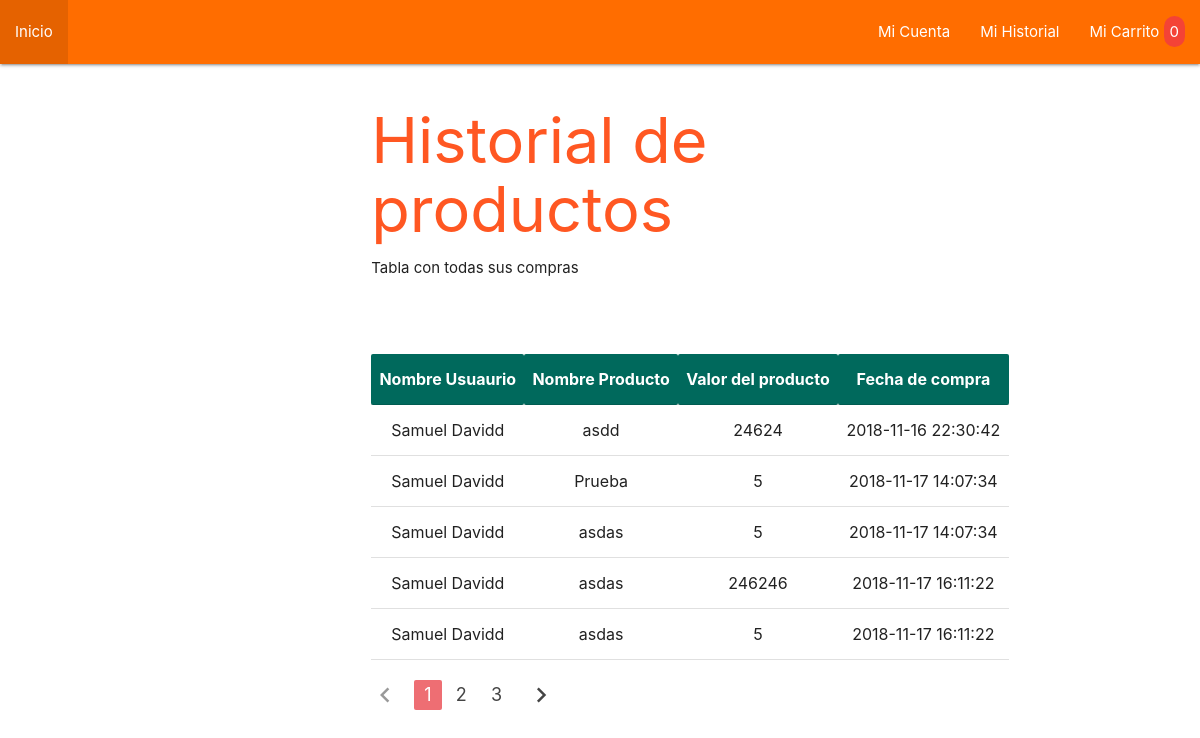
The app's page /historial (signed in) with its own data.
### tables this page shows
CREATE TABLE `ventas` (
  `id` int(10) UNSIGNED NOT NULL,
  `fecha` timestamp NOT NULL DEFAULT CURRENT_TIMESTAMP,
  `medio_pago_id` int(10) UNSIGNED NOT NULL,
  `producto_id` int(10) UNSIGNED NOT NULL,
  `usuario_id` int(10) UNSIGNED NOT NULL,
  `valor_total` int(11) NOT NULL
);

CREATE TABLE `usuarios` (
  `id` int(10) UNSIGNED NOT NULL,
  `apellido` varchar(100) NOT NULL,
  `cedula` int(11) NOT NULL,
  `celular` varchar(30) NOT NULL,
  `ciudad` varchar(50) NOT NULL,
  `contrasena` varchar(150) NOT NULL,
  `correo` varchar(150) NOT NULL,
  `direccion` varchar(100) NOT NULL,
  `nombre` varchar(100) NOT NULL,
  `rol_id` int(10) UNSIGNED NOT NULL
);

CREATE TABLE `productos` (
  `id` int(10) UNSIGNED NOT NULL,
  `codigo` varchar(80) NOT NULL,
  `nombre` varchar(100) NOT NULL,
  `precio` int(11) NOT NULL,
  `cantidad` int(11) NOT NULL,
  `oferta` int(11) NOT NULL,
  `tamano` varchar(100) NOT NULL,
  `tipo_producto` varchar(100) NOT NULL,
  `imagen` varchar(150) NOT NULL,
  `activo` tinyint(1) NOT NULL
);

### modelos/Venta.php (called while the page is built, shortened)
<?php
require_once '../configuracion/conexion_db.php';
class Venta
{
    public static $tablaConsulta = 'ventas';
	public static $consultasDonde = '';
	public static $numeroConsultasDonde = 0;
	public static $consultaJoin = '';
	public static $numeroConsultasJoin = 0;
	public static $consultaSelect = 'SELECT * FROM ventas ';
	public static $consultaLimite = '';
	public static $consultaOrdenar = '';
	public static function donde($campo, $comparador, $operador = null)
	{
		if ($operador == null) {
			$operador = '=';
		} else {
			$cambioVariable = $operador;
			$operador = $comparador;
			$comparador = $cambioVariable;
		}
		if (static::$numeroConsultasDonde == 0) {
			static::$consultasDonde = ' WHERE ' . $campo . ' ' . $operador . ' "' . $comparador . '" ';
			static::$numeroConsultasDonde++;
		} else {
			static::$consultasDonde .= ' AND ' . $campo . ' ' . $operador . ' "' . $comparador . '" ';
		}
		return new static;
	}
	public static function seleccionar($campos)
	{
		static::$consultaSelect = "SELECT $campos FROM ". static::$tablaConsulta;
		return new static;
	}
	public static function unir($tablaOrigen, $tablaUnir, $campoReferencia, $campoOriginal)
	{
		if (static::$numeroConsultasJoin == 0) {
			static::$consultaJoin = " INNER JOIN $tablaUnir ON $tablaOrigen.$campoReferencia = $tablaUnir.$campoOriginal ";
			static::$numeroConsultasJoin++;
		} else {
			static::$consultaJoin .= " INNER JOIN $tablaUnir ON $tablaOrigen.$campoReferencia = $tablaUnir.$campoOriginal ";
		}
		return new static;
	}
	public static function limite($inicio = 0, $limite)
	{
		static::$consultaLimite = " LIMIT $inicio, $limite";
		return new static;
	}
	public static function resultado()
	{
		$lista_ventas = [];
		$conexion = new Conexion;
		$sql = static::$consultaSelect . static::$consultaJoin . static::$consultaOrdenar . static::$consultasDonde . static::$consultaLimite;
		$resultado = $conexion->conn->query($sql);
		while ( $venta = $resultado->fetch_assoc() ) {
			$ventasTemporal = new Venta();
			$ventasTemporal->id 	 	 	 = ( isset($venta['id']) ? $venta['id'] : '');
			$ventasTemporal->fecha 	 	 	 = ( isset($venta['fecha']) ? $venta['fecha'] : '');
            $ventasTemporal->medio_pago_id 	 = ( isset($venta['medio_pago_id']) ? $venta['medio_pago_id'] : '');
			$ventasTemporal->producto_id	 = ( isset($venta['producto_id']) ? $venta['producto_id'] : '');
			$ventasTemporal->usuario_id	 	 = ( isset($venta['usuario_id']) ? $venta['usuario_id'] : '');
			$ventasTemporal->valor_total	 = ( isset($venta['valor_total']) ? $venta['valor_total'] : '');
			if( isset($venta['nombreUsuario']) ) {
				$usuarioTemporal = new Usuario;
				$usuarioTemporal->apellido 	 = ( isset($venta['apellido']) ? $venta['apellido'] : '');
				$usuarioTemporal->cedula	 = ( isset($venta['cedula']) ? $venta['cedula'] : '');
				$usuarioTemporal->celular 	 = ( isset($venta['celular']) ? $venta['celular'] : '');
				$usuarioTemporal->ciudad 	 = ( isset($venta['ciudad']) ? $venta['ciudad'] : '');
				$usuarioTemporal->correo 	 = ( isset($venta['correo']) ? $venta['correo'] : '');
				$usuarioTemporal->direccion	 = ( isset($venta['direccion']) ? $venta['direccion'] : '');
				$usuarioTemporal->nombre 	 = ( isset($venta['nombreUsuario']) ? $venta['nombreUsuario'] : '');
				$usuarioTemporal->rol_id 	 = ( isset($venta['rol_id']) ? $venta['rol_id'] : '');
				$usuarioTemporal->rol 	 	 = ( isset($venta['rol']) ? $venta['rol'] : '');
				$ventasTemporal->usuario = $usuarioTemporal;
			}
			if( isset($venta['nombreProducto']) ) {
                $productoTemporal = new Producto();
                $productoTemporal->id 	 	      = ( isset($venta['id']) ? $venta['id'] : '');
                $productoTemporal->activo 	      = ( isset($venta['activo']) ? $venta['activo'] : '');
                $productoTemporal->codigo	      = ( isset($venta['codigo']) ? $venta['codigo'] : '');
                $productoTemporal->imagen 	      = ( isset($venta['imagen']) ? $venta['imagen'] : '');
                $productoTemporal->nombre 	      = ( isset($venta['nombreProducto']) ? $venta['nombreProducto'] : '');
                $productoTemporal->oferta         = ( isset($venta['oferta']) ? $venta['oferta'] : '');
                $productoTemporal->precio 	      = ( isset($venta['precio']) ? $venta['precio'] : '');
                $productoTemporal->tamano	      = ( isset($venta['tamano']) ? $venta['tamano'] : '');
                $productoTemporal->tipo_producto  = ( isset($venta['tipo_producto']) ? $venta['tipo_producto'] : '');
                $productoTemporal->cantidad	      = ( isset($venta['cantidad']) ? $venta['cantidad'] : '');
				$ventasTemporal->producto = $productoTemporal;
			}
            if( isset($venta['medio']) ) {
    			$medioTemporal = new MedioPago;
    			$medioTemporal->id 	     = ( isset($venta['id']) ? $venta['id'] : '');
    			$medioTemporal->medio 	 = ( isset($venta['medio']) ? $venta['medio'] : '');
				$ventasTemporal->medio_pago = $medioTemporal;
			}
			$lista_ventas[] = $ventasTemporal;
		}
		static::$consultasDonde = '';
		static::$numeroConsultasDonde = 0;
		static::$consultaJoin = '';
		static::$numeroConsultasJoin = 0;
		static::$consultaSelect = 'SELECT * FROM ventas ';
		static::$consultaOrdenar = '';
		static::$consultaLimite = '';
		return $lista_ventas;
	}
}

### configuracion/conexion_db.php (called while the page is built, shortened)
<?php
class Conexion{
    function __construct(){
        $this->conn = new mysqli(servidor, servidor_nombre, servidor_contra, servidor_base_datos);
    }
}
?>

### vistas/usuarios/historial.php (the view, shortened to what this page needs)
<html lang="en">
<head>
    <?php include_once '../vistas/includes/estilos.php'; ?>
</head>
<body>
    <?php include_once '../vistas/includes/nav.php'; ?>
    <main class="container">
        <div class="row">
            <div class="col s12">
                <h1 style="margin-bottom: .8rem;" class="deep-orange-text">Historial de productos</h1>
            </div>
            <div class="col s12">
                <p style="margin-top: 0;">Tabla con todas sus compras</p>
            </div>
        </div>
        <div class="row" style="margin-top: 4rem;">
            <div class="col s12">
                <?php if($ventas != null) : ?>
                <table class="responsive-table centered">
                    <thead class="teal darken-3 white-text">
                        <th>Nombre Usuaurio</th>
                        <th>Nombre Producto</th>
                        <th>Valor del producto</th>
                        <th>Fecha de compra</th>
                    </thead>
                    <tbody id="tablaRoles">
                        <?php foreach ($ventas as $key => $venta) : ?>
                            <tr>
                                <td data-nombre-rol="<?php echo $venta->usuario->nombre ?>"> <?php echo $venta->usuario->nombre ?> </td>
                                <td data-nombre-rol="<?php echo $venta->producto->nombre ?>"> <?php echo $venta->producto->nombre ?> </td>
                                <td data-nombre-rol="<?php echo $venta->valor_total ?>"> <?php echo $venta->valor_total ?> </td>
                                <td data-nombre-rol="<?php echo $venta->fecha ?>"> <?php echo $venta->fecha ?> </td>
                            </tr>
                        <?php endforeach ?>
                    </tbody>
                </table>
                <?php else: ?>
                    <div class="alerta alerta-teal-darken-3" >No existen ventas</div>
                <?php endif ?>
            </div>
        </div>
            <div class="col s12 l7 mt-6 sm:mt-0" >
                <ul class="pagination">
                    <?php if ($pagina != 1): ?>
                        <li class="waves-effect">
                            <a href="<?php echo htmlspecialchars(ruta . '/historial/pagina/' . ($pagina-1) ) ?>">
                                <i class="material-icons">chevron_left</i>
                            </a>
                        </li>
                    <?php else: ?>
                        <li class="disabled"><a>
                            <i class="material-icons">chevron_left</i></a>
                        </li>
                    <?php endif; ?>
                    <?php for ($i = 1; $i <= $cantidadDePaginas; $i++): ?>
                        <?php if ($pagina == $i): ?>
                            <li class="active">
                                <a href="<?php echo htmlspecialchars(ruta . "/historial/pagina/$i") ?>"><?php echo $i ?></a>
                            </li>
                        <?php else: ?>
                            <li class="waves-effect">
                                <a href="<?php echo htmlspecialchars(ruta . "/historial/pagina/$i") ?>"><?php echo $i ?></a>
                            </li>
                        <?php endif; ?>
                    <?php endfor; ?>
                    <?php if ($cantidadDePaginas == $pagina): ?>
                        <li class="disabled"><a>
                            <i class="material-icons">chevron_right</i></a>
                        </li>
                    <?php else: ?>
                        <li class="waves-effect">
                            <a href="<?php echo htmlspecialchars(ruta . '/historial/pagina/' . ($pagina+1) ) ?>">
                                <i class="material-icons">chevron_right</i>
                            </a>
                        </li>
                    <?php endif; ?>
                </ul>
            </div>
    </main>
</body>
</html>

### public/css/tema.css (style rules this page uses)
header, main, footer { padding-left: 180px; }

### records on screen
ventas: usuario.nombre "Samuel Davidd", producto.nombre "asdd", valor_total "24624", fecha "2018-11-16 22:30:42"
ventas: usuario.nombre "Samuel Davidd", producto.nombre "Prueba", valor_total "5", fecha "2018-11-17 14:07:34"
ventas: usuario.nombre "Samuel Davidd", producto.nombre "asdas", valor_total "5", fecha "2018-11-17 14:07:34"
ventas: usuario.nombre "Samuel Davidd", producto.nombre "asdas", valor_total "246246", fecha "2018-11-17 16:11:22"
ventas: usuario.nombre "Samuel Davidd", producto.nombre "asdas", valor_total "5", fecha "2018-11-17 16:11:22"
